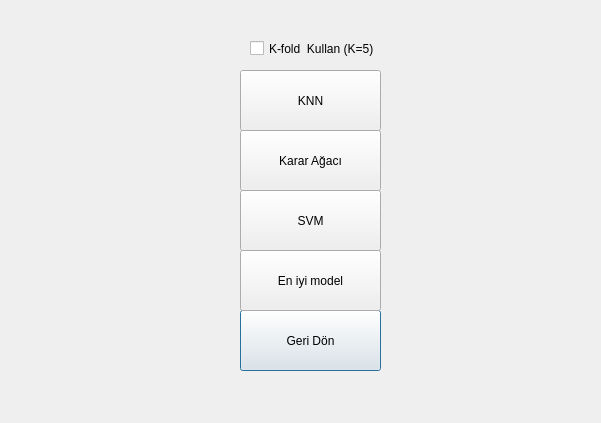
<?xml version="1.0" encoding="UTF-8"?>
<ui version="4.0">
 <class>ModelMenu</class>
 <widget class="QDialog" name="ModelMenu">
  <property name="geometry">
   <rect>
    <x>0</x>
    <y>0</y>
    <width>601</width>
    <height>423</height>
   </rect>
  </property>
  <property name="windowTitle">
   <string>Orijinal Veri Seti</string>
  </property>
  <widget class="QPushButton" name="backButton">
   <property name="geometry">
    <rect>
     <x>240</x>
     <y>310</y>
     <width>141</width>
     <height>61</height>
    </rect>
   </property>
   <property name="text">
    <string>Geri Dön</string>
   </property>
  </widget>
  <widget class="QPushButton" name="button3">
   <property name="geometry">
    <rect>
     <x>240</x>
     <y>190</y>
     <width>141</width>
     <height>61</height>
    </rect>
   </property>
   <property name="text">
    <string>SVM</string>
   </property>
  </widget>
  <widget class="QPushButton" name="button2">
   <property name="geometry">
    <rect>
     <x>240</x>
     <y>130</y>
     <width>141</width>
     <height>61</height>
    </rect>
   </property>
   <property name="text">
    <string>Karar Ağacı</string>
   </property>
  </widget>
  <widget class="QPushButton" name="button1">
   <property name="geometry">
    <rect>
     <x>240</x>
     <y>70</y>
     <width>141</width>
     <height>61</height>
    </rect>
   </property>
   <property name="text">
    <string>KNN</string>
   </property>
  </widget>
  <widget class="QPushButton" name="button4">
   <property name="geometry">
    <rect>
     <x>240</x>
     <y>250</y>
     <width>141</width>
     <height>61</height>
    </rect>
   </property>
   <property name="text">
    <string>En iyi model</string>
   </property>
  </widget>
  <widget class="QCheckBox" name="checkBox">
   <property name="geometry">
    <rect>
     <x>250</x>
     <y>40</y>
     <width>161</width>
     <height>17</height>
    </rect>
   </property>
   <property name="text">
    <string>K-fold  Kullan (K=5)</string>
   </property>
  </widget>
 </widget>
 <resources/>
 <connections/>
</ui>
